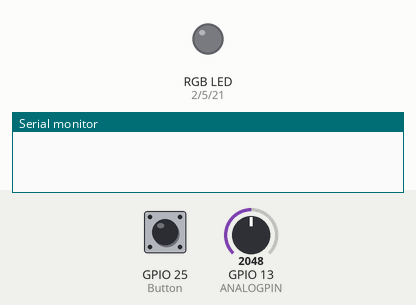
Bench run of a sketch on a simulated ESP32. On the bench: an RGB LED mixed from three pins (HIGH = lit), the last lines printed to the serial monitor. Inputs (shaded band) come from the test bench; at power-on: GPIO 25 (Button) HIGH, GPIO 13 (ANALOGPIN) = 2048.

Above: at 1.2 s.
1.3 s: GPIO 25 (Button) pulled LOW for 1 s
At 2.8 s:
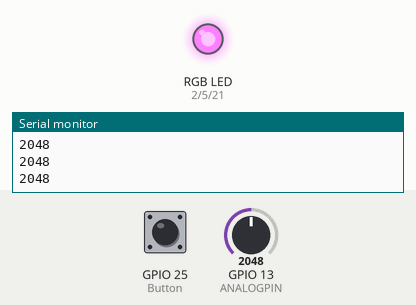
3.8 s: GPIO 13 (ANALOGPIN) set to 1228
At 5.0 s:
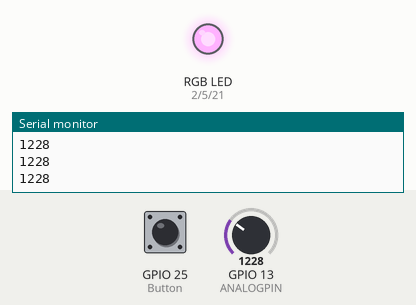
5.3 s: GPIO 25 (Button) pulled LOW for 0.15 s
At 6.7 s:
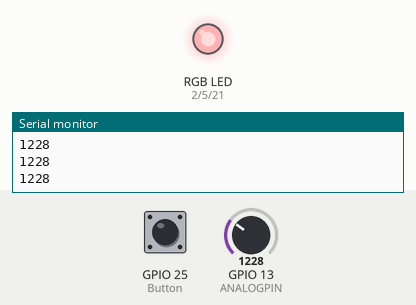
7.0 s: GPIO 13 (ANALOGPIN) set to 491
At 7.9 s:
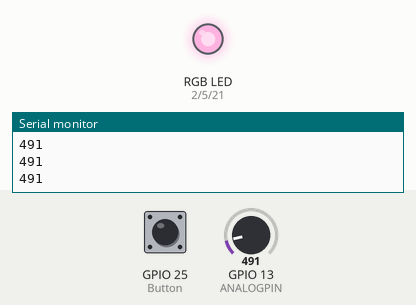
8.5 s: GPIO 25 (Button) pulled LOW for 0.15 s
At 9.3 s:
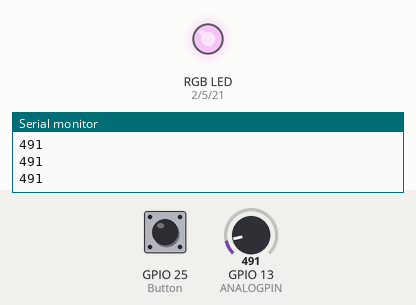
10.2 s: GPIO 13 (ANALOGPIN) set to 2047
At 10.5 s:
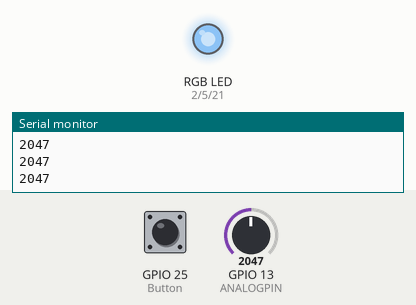
Timing chart, 0 to 12.7 s (numbered marks = the images above; inputs shaded):
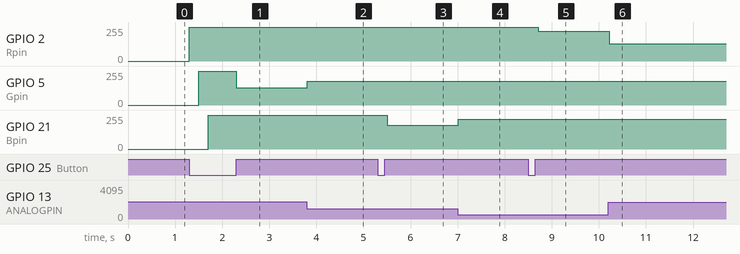

The sketch:

sketch.ino
```cpp
#define Rpin 2
#define Gpin 5
#define Bpin 21
#define ANALOGPIN 13
#define Button 25

int PWM_FREQUENCY = 1000;
int PWM_CHANEL_R = 0;
int PWM_CHANEL_G = 1;
int PWM_CHANEL_B = 2;
int PWM_RESQUTION = 8;
int valueAnalogA0 = 0;
int ButtonState = 0;
int number = 0;
int state = 1;

void setup() {

  Serial.begin(115200);

  pinMode(Rpin, OUTPUT);
  pinMode(Bpin, OUTPUT);
  pinMode(Gpin, OUTPUT);
  pinMode(Button, INPUT);

  ledcSetup(PWM_CHANEL_R, PWM_FREQUENCY, PWM_RESQUTION);
  ledcAttachPin(Rpin, PWM_CHANEL_R);

  ledcSetup(PWM_CHANEL_G, PWM_FREQUENCY, PWM_RESQUTION);
  ledcAttachPin(Gpin, PWM_CHANEL_G);

  ledcSetup(PWM_CHANEL_B, PWM_FREQUENCY, PWM_RESQUTION);
  ledcAttachPin(Bpin, PWM_CHANEL_B);

}

void loop() {

  valueAnalogA0 = analogRead(ANALOGPIN);
  ButtonState = digitalRead(Button);

  if(ButtonState == 0){

    if(state == 1){
      Serial.println("RED");
      ledcWrite(PWM_CHANEL_R, 255);
      number = 1;
      state++;
    }
    else if(state == 2){
      Serial.println("GREEN");
      ledcWrite(PWM_CHANEL_G, 255);
      number = 2;
      state++;
    }
    else if(state == 3){
      Serial.println("BLUE");
      ledcWrite(PWM_CHANEL_B, 255);
      number = 3;
      state = state - 2;
    }
    delay(200);

  }

  if(ButtonState == 1){
    if(number == 1){
      ledcWrite(PWM_CHANEL_R, map(valueAnalogA0, 0, 4095, 255, 0));
      Serial.println(valueAnalogA0);
    }
    else if(number == 2){
      ledcWrite(PWM_CHANEL_G, map(valueAnalogA0, 0, 4095, 255, 0));
      Serial.println(valueAnalogA0);
    }
    else if(number == 3){
      ledcWrite(PWM_CHANEL_B, map(valueAnalogA0, 0, 4095, 255, 0));
      Serial.println(valueAnalogA0);
    }
    delay(100);
  }

  //ledcWrite(PWM_CHANEL_R, map(valueAnalogA0, 0, 4095, 0, 255));
  //ledcWrite(PWM_CHANEL_G, map(valueAnalogA0, 0, 4095, 0, 255));
  //ledcWrite(PWM_CHANEL_B, map(valueAnalogA0, 0, 4095, 0, 255));

  //Serial.println(valueAnalogA0);
  //delay(200);

}
```

Measured:
- after the input at 1.3 s, GPIO 2 (Rpin): 0/255 → 255/255 at once; GPIO 5 (Gpin): 0/255 → 255/255 after 0.20 s, → 128/255 0.80 s later; GPIO 21 (Bpin): 0/255 → 255/255 after 0.40 s
- after the input at 3.8 s, GPIO 5 (Gpin): 128/255 → 178/255 at once
- after the input at 5.3 s, GPIO 21 (Bpin): 255/255 → 178/255 after 0.21 s
- after the input at 7.0 s, GPIO 21 (Bpin): 178/255 → 224/255 at once
- after the input at 8.5 s, GPIO 2 (Rpin): 255/255 → 224/255 after 0.21 s
- after the input at 10.2 s, GPIO 2 (Rpin): 224/255 → 128/255 at once
